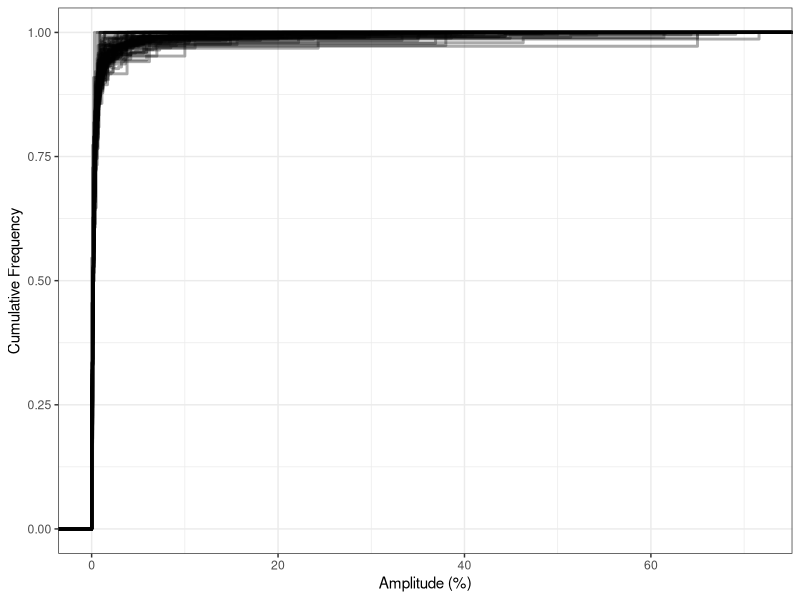

R code for this plot:
library("ggplot2")
theme_set(theme_bw())

data = read.table("projeto-desenvolvedor-intensidade-amplitude.data", header = T)
to = ggplot(data, aes(x = sort(Amplitude), group = Project))
to + stat_ecdf(size = 1, alpha = 1/3) + theme(legend.position="none") + ylab("Cumulative Frequency") + xlab("Amplitude (%)")
